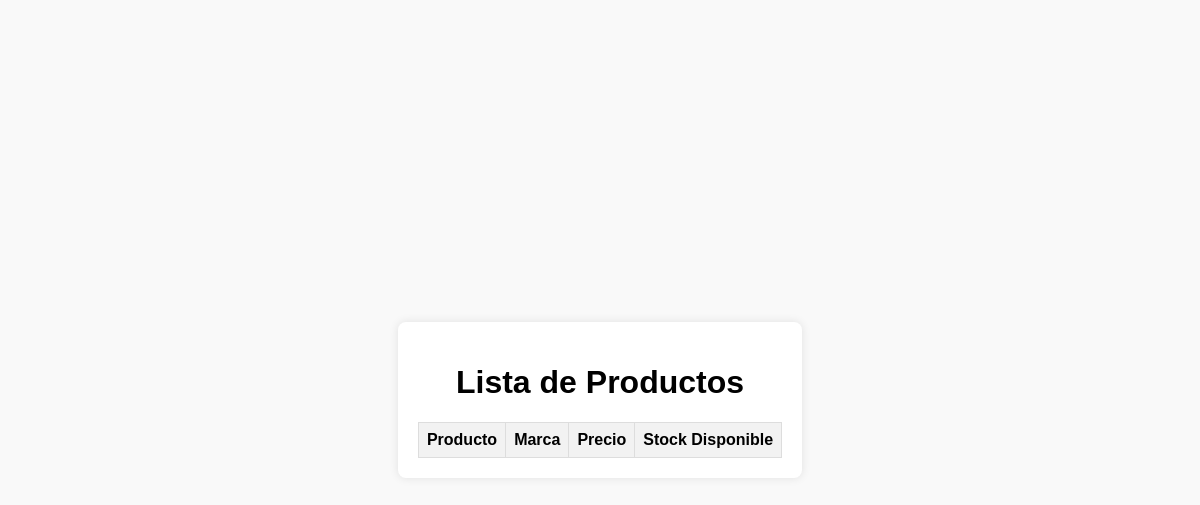
/buscar/, run on an earlier commit of the app's database.
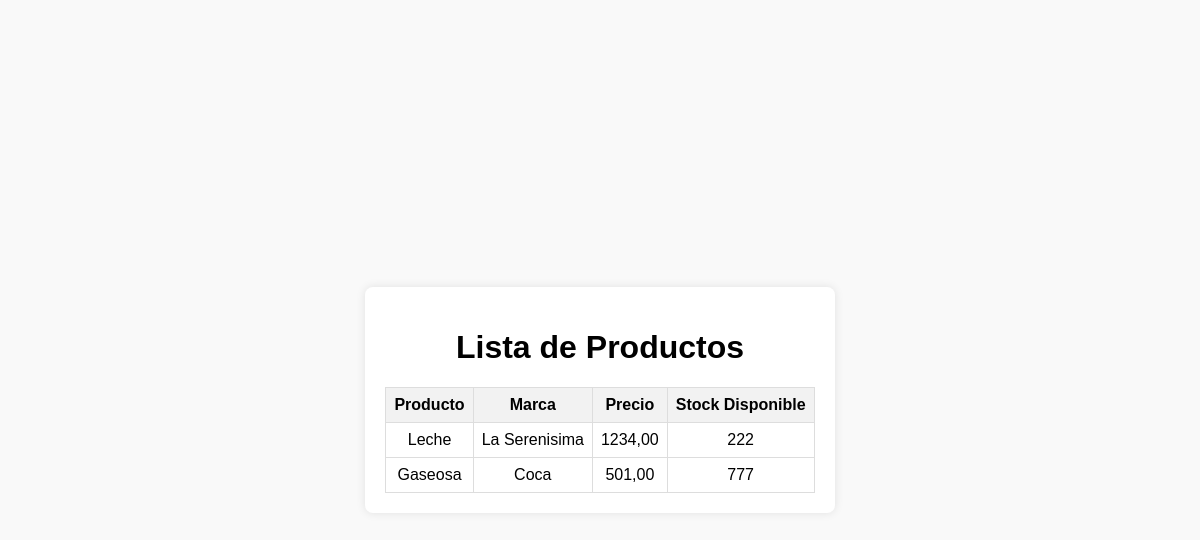
And on a later commit of the database.
### aplicacion/models.py (models this page shows, shortened)
class Producto(models.Model):
    nombre = models.CharField(max_length=100)

class MarcaProducto(models.Model):
    nombre = models.CharField(max_length=100)
    precio = models.DecimalField(max_digits=10, decimal_places=2)
    tipo_producto = models.ForeignKey(Producto, on_delete=models.CASCADE)

class Stock(models.Model):
    marca = models.ForeignKey(MarcaProducto, on_delete=models.CASCADE)
    cantidad = models.IntegerField(default=0)

### aplicacion/views.py (the view)
# urls.py: path('buscar/', views.buscar, name='buscar'),  # Nota: Cambié a 'buscar' en lugar de 'buscar-producto'
def buscar(request):
    productos = Producto.objects.all()
    marcas = MarcaProducto.objects.all()
    stocks = Stock.objects.all()
    context = {
        'productos': productos,
        'marcas': marcas,
        'stocks': stocks
    }
    return render(request, 'aplicacion/buscar.html', context)

### aplicacion/templates/aplicacion/buscar.html (shortened to what this page needs)
<!DOCTYPE html>
<html lang="es">
<head>
</head>
<body>
    <div class="content-wrapper">
        <h1>Lista de Productos</h1>
        <div class="table-container">
            <table>
                <thead>
                    <tr>
                        <th>Producto</th>
                        <th>Marca</th>
                        <th>Precio</th>
                        <th>Stock Disponible</th>
                    </tr>
                </thead>
                <tbody>
                    {% for producto in productos %}
                        <tr>
                            <td>{{ producto.nombre }}</td>
                            <td>
                                {% for marca in producto.marcaproducto_set.all %}
                                    {{ marca.nombre }}<br>
                                {% endfor %}
                            </td>
                            <td>
                                {% for marca in producto.marcaproducto_set.all %}
                                    {{ marca.precio }}<br>
                                {% endfor %}
                            </td>
                            <td>
                                {% for marca in producto.marcaproducto_set.all %}
                                    {% for stock in marca.stock_set.all %}
                                        {{ stock.cantidad }}<br>
                                    {% endfor %}
                                {% endfor %}
                            </td>
                        </tr>
                    {% endfor %}
                </tbody>
            </table>
        </div>
    </div>
</body>
</html>

### aplicacion/templates/aplicacion/buscar.html (style rules this page uses)
body { font-family: Arial, sans-serif; background-color: #f9f9f9; margin: 0; padding: 0; display: flex; justify-content: center; align-items: center; height: 100vh; }
.content-wrapper { text-align: center; background-color: #fff; padding: 20px; border-radius: 8px; box-shadow: 0 0 10px rgba(0, 0, 0, 0.1); }
.table-container { margin: 0 auto; }
table { width: 100%; border-collapse: collapse; margin-top: 20px; }
th, td { border: 1px solid #ddd; padding: 8px; text-align: center; }
th { background-color: #f2f2f2; }

What changed in the data, as far as the page shows it:
added Producto: nombre "Leche"
added MarcaProducto: nombre "La Serenisima", precio "1234,00"
added Stock: cantidad "222"
added Producto: nombre "Gaseosa"
added MarcaProducto: nombre "Coca", precio "501,00"
added Stock: cantidad "777"
